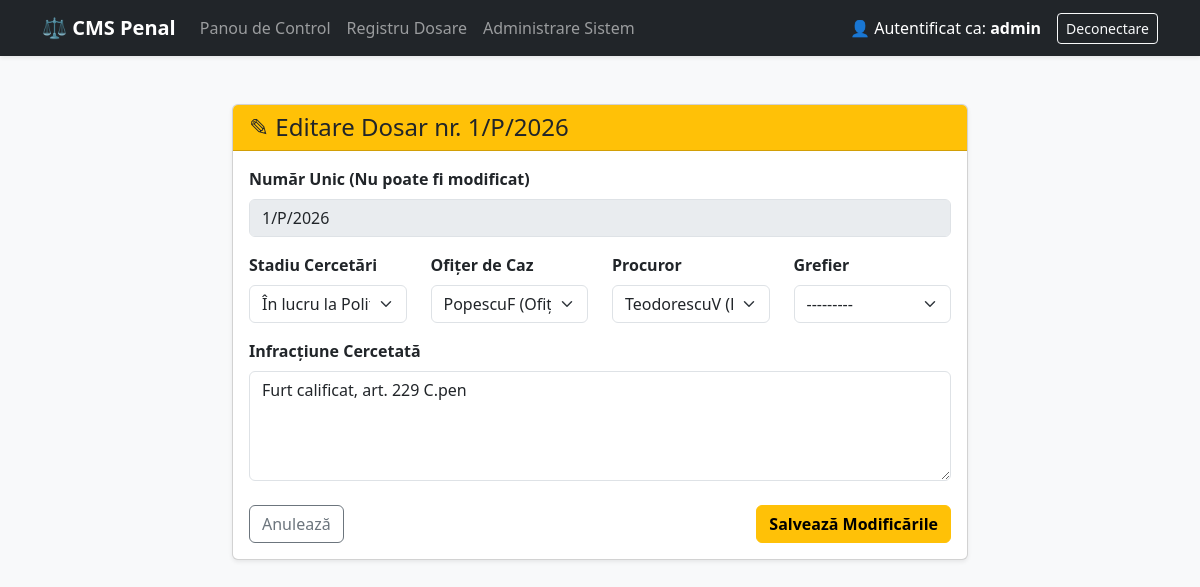
/cases/1/editeaza/ (signed in), run on an earlier commit of the app's database.
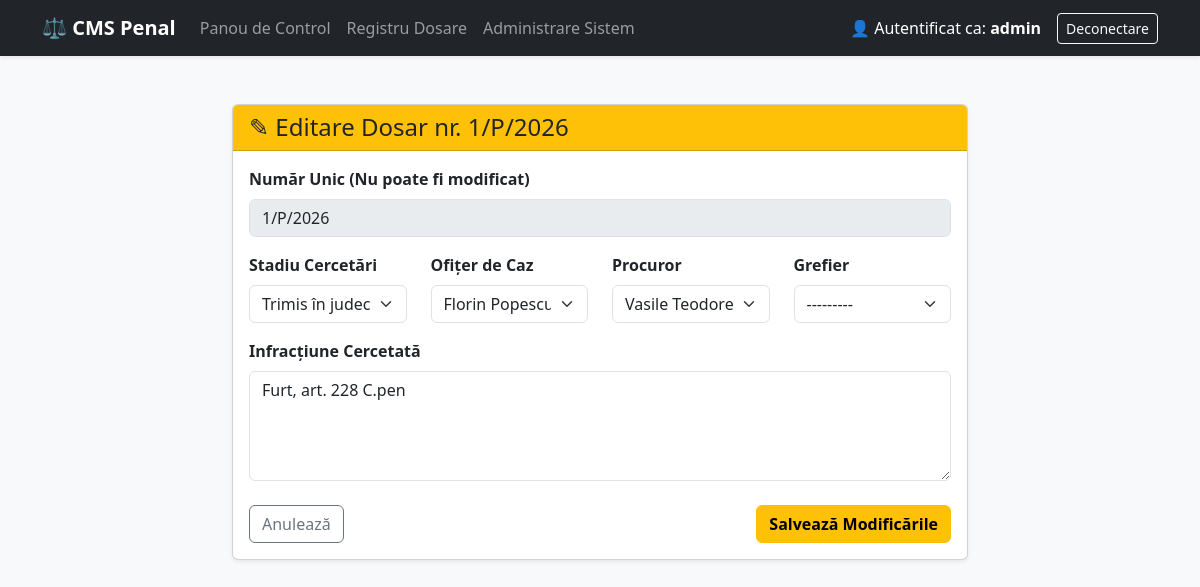
And on a later commit of the database.
### cases/models.py (models this page shows, shortened)
class Dosar(models.Model):
    class Stadiu(models.TextChoices):
        IN_LUCRU = 'IN_LUCRU', 'În lucru la Poliție'
        LA_PROCUROR = 'LA_PROCUROR', 'Înaintat la Procuror'
        CLASAT = 'CLASAT', 'Clasat'
        TRIMIS_IN_JUDECATA = 'TRIMIS_IN_JUDECATA', 'Trimis în judecată'
        SUSPENDAT = 'SUSPENDAT', 'Suspendat'
    numar_unic = models.CharField(max_length=50, unique=True, help_text="Ex: 123/P/2026")
    data_inregistrarii = models.DateField(auto_now_add=True) # Se completează automat la creare
    infractiune_cercetata = models.TextField(help_text="Descrierea faptei și încadrarea juridică (ex: Furt calificat, art. 229 C.pen)")
    stadiu = models.CharField(max_length=20, choices=Stadiu.choices, default=Stadiu.IN_LUCRU)
    ofiter_caz = models.ForeignKey(
        settings.AUTH_USER_MODEL,
        on_delete=models.SET_NULL,
        null=True,
        blank=True,
        related_name='dosare_instrumentate'
    )
    procuror_caz = models.ForeignKey(
        settings.AUTH_USER_MODEL,
        on_delete=models.SET_NULL,
        null=True,
        blank=True,
        related_name='dosare_supravegheate'
    )
    grefier_caz = models.ForeignKey(
        settings.AUTH_USER_MODEL,
        on_delete=models.SET_NULL,
        null=True,
        blank=True,
        related_name='dosare_gestionate'
    )
    class Meta:
        verbose_name = "Dosar Penal"
        verbose_name_plural = "Dosare Penale"
        ordering = ['-data_inregistrarii'] # Sortează descrescător după dată
    def are_drepturi_editare(self, utilizator):
        if not utilizator.is_authenticated:
            return False
        if utilizator.is_superuser or utilizator.rol == 'ADMIN':
            return True

### cases/views.py (the view)
# urls.py: path('<int:pk>/editeaza/', views.editare_dosar, name='editare_dosar'),
@login_required
def editare_dosar(request, pk):
    dosar = get_object_or_404(Dosar, pk=pk)
    if not dosar.are_drepturi_editare(request.user):
        raise PermissionDenied("Nu ai permisiunea de a edita acest dosar.")
    if request.method == 'POST':
        form = DosarForm(request.POST, instance=dosar)
        if form.is_valid():
            form.save()
            return redirect('cases:detalii_dosar', pk=dosar.pk)
    else:
        form = DosarForm(instance=dosar)
    context = {
        'form': form,
        'dosar': dosar
    }
    return render(request, 'cases/editare_dosar.html', context)

### cases/forms.py
class DosarForm(forms.ModelForm):
    class Meta:
        model = Dosar
        fields = ['numar_unic', 'stadiu', 'infractiune_cercetata', 'ofiter_caz', 'procuror_caz', 'grefier_caz']
        widgets = {
            'numar_unic': forms.TextInput(attrs={'class': 'form-control', 'readonly': 'readonly'}),
            'stadiu': forms.Select(attrs={'class': 'form-select'}),
            'infractiune_cercetata': forms.Textarea(attrs={'class': 'form-control', 'rows': 4}),
            'ofiter_caz': forms.Select(attrs={'class': 'form-select'}),
            'procuror_caz': forms.Select(attrs={'class': 'form-select'}),
            'grefier_caz': forms.Select(attrs={'class': 'form-select'}), # <--- Adăugat widget
        }
    def __init__(self, *args, **kwargs):
        super(DosarForm, self).__init__(*args, **kwargs)
        self.fields['numar_unic'].disabled = True

### accounts/models.py (called while the page is built)
    def __str__(self):
        nume_complet = self.get_full_name()
        if nume_complet:
            return f"{nume_complet} ({self.get_rol_display()} - {self.unitate})"
        return f"{self.username} ({self.get_rol_display()})"

### cases/templates/cases/editare_dosar.html (shortened to what this page needs)
{% extends 'base.html' %}
{% block content %}
<div class="row justify-content-center">
    <div class="col-md-8">
        <div class="card shadow-sm mt-4">
            <div class="card-header bg-warning text-dark">
                <h4 class="mb-0">✎ Editare Dosar nr. {{ dosar.numar_unic }}</h4>
            </div>
            <div class="card-body">
                <form method="POST">
                    <div class="mb-3">
                        <label class="form-label fw-bold">Număr Unic (Nu poate fi modificat)</label>
                        {{ form.numar_unic }}
                    </div>
                    <div class="row mb-3">
                        <div class="col-md-3">
                            <label class="form-label fw-bold">Stadiu Cercetări</label>
                            {{ form.stadiu }}
                        </div>
                        <div class="col-md-3">
                            <label class="form-label fw-bold">Ofițer de Caz</label>
                            {{ form.ofiter_caz }}
                        </div>
                        <div class="col-md-3">
                            <label class="form-label fw-bold">Procuror</label>
                            {{ form.procuror_caz }}
                        </div>
                        <div class="col-md-3">
                            <label class="form-label fw-bold">Grefier</label>
                            {{ form.grefier_caz }}
                        </div>
                    </div>
                    <div class="mb-4">
                        <label class="form-label fw-bold">Infracțiune Cercetată</label>
                        {{ form.infractiune_cercetata }}
                    </div>
                    <div class="d-flex justify-content-between">
                        <a href="{% url 'cases:detalii_dosar' dosar.pk %}" class="btn btn-outline-secondary">Anulează</a>
                        <button type="submit" class="btn btn-warning fw-bold">Salvează Modificările</button>
                    </div>
                </form>
            </div>
        </div>
    </div>
</div>
{% endblock %}

What changed in the data, as far as the page shows it:
changed Dosar: stadiu "În lucru la Poliție" → "Trimis în judecată"; ofiter_caz "PopescuF (Ofițer de Poliție Judiciară)" → "Florin Popescu (Ofițer de Poliție Judiciară - None)"; procuror_caz "TeodorescuV (Procuror)" → "Vasile Teodorescu (Procuror - None)"; infractiune_cercetata "Furt calificat, art. 229 C.pen" → "Furt, art. 228 C.pen"
